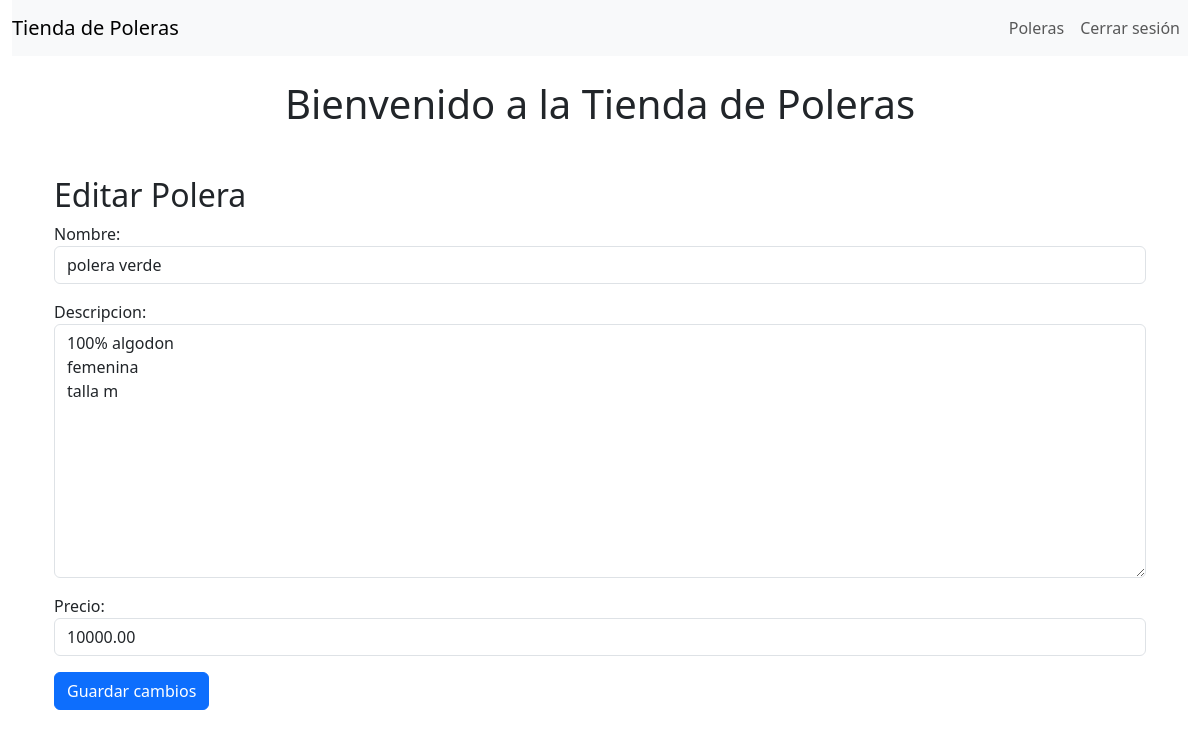
The app's page /editar_polera/1/ (signed in) with its own data.
### productos/models.py (models this page shows, shortened)
class Polera(models.Model):
    nombre = models.CharField(max_length=100)
    descripcion = models.TextField()
    precio = models.DecimalField(max_digits=10, decimal_places=2)

### productos/views.py (the view)
# urls.py: path('editar_polera/<int:pk>/', editar_polera, name='editar_polera'),
@login_required
def editar_polera(request, pk):
    polera = get_object_or_404(Polera, pk=pk)
    if request.method == 'POST':
        form = PoleraForm(request.POST, request.FILES, instance=polera)
        if form.is_valid():
            form.save()
            return redirect('listar_poleras')
    else:
        form = PoleraForm(instance=polera)
    return render(request, 'editar_polera.html', {'form': form})

### productos/forms.py
class PoleraForm(forms.ModelForm):
    class Meta:
        model = Polera
        fields = ['nombre', 'descripcion', 'precio']
        widgets = {
            'nombre': forms.TextInput(attrs={'class': 'form-control', 'placeholder': 'Nombre de la polera'}),
            'descripcion': forms.Textarea(attrs={'class': 'form-control', 'placeholder': 'Descripción de la polera'}),
            'precio': forms.NumberInput(attrs={'class': 'form-control', 'placeholder': 'Precio de la polera'}),
        }

### templates/editar_polera.html (shortened to what this page needs)
{% extends 'base.html' %}
{% block content %}
<div class="container mt-5">
    <h2>Editar Polera</h2>
    <form method="POST" enctype="multipart/form-data">
        {{ form.as_p }}
        <button type="submit" class="btn btn-primary">Guardar cambios</button>
    </form>
</div>
{% endblock %}

### records on screen
Polera: nombre "polera verde", descripcion "100% algodon femenina talla m", precio "10000.00"
